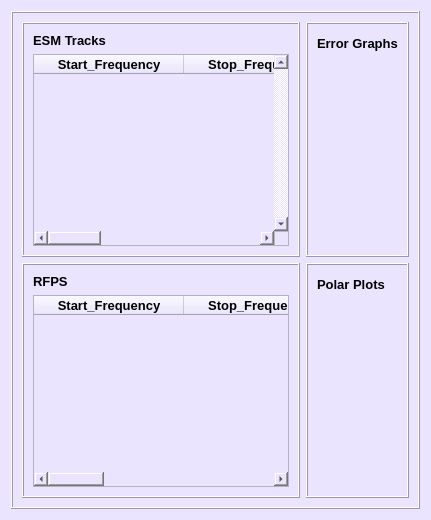
         <widget class="QWidget" name="Network_Graphs">
          <property name="styleSheet">
           <string notr="true">background-color: rgb(234, 228, 255);</string>
          </property>
          <layout class="QGridLayout" name="gridLayout_115">
           <item row="0" column="0">
            <widget class="QFrame" name="Net_mainframe">
             <property name="maximumSize">
              <size>
               <width>16777215</width>
               <height>16777215</height>
              </size>
             </property>
             <property name="frameShape">
              <enum>QFrame::Box</enum>
             </property>
             <property name="frameShadow">
              <enum>QFrame::Raised</enum>
             </property>
             <layout class="QGridLayout" name="gridLayout_110">
              <item row="0" column="0">
               <layout class="QVBoxLayout" name="verticalLayout_9">
                <item>
                 <widget class="QFrame" name="frame_NET_ESMTracks">
                  <property name="frameShape">
                   <enum>QFrame::Box</enum>
                  </property>
                  <property name="frameShadow">
                   <enum>QFrame::Raised</enum>
                  </property>
                  <layout class="QGridLayout" name="gridLayout_111">
                   <item row="1" column="0">
                    <widget class="QTableWidget" name="Network_ESMTable">
                     <property name="enabled">
                      <bool>true</bool>
                     </property>
                     <property name="sizePolicy">
                      <sizepolicy hsizetype="Expanding" vsizetype="Expanding">
                       <horstretch>0</horstretch>
                       <verstretch>0</verstretch>
                      </sizepolicy>
                     </property>
                     <property name="maximumSize">
                      <size>
                       <width>1677725</width>
                       <height>16777215</height>
                      </size>
                     </property>
                     <property name="font">
                      <font>
                       <family>Arial</family>
                       <pointsize>10</pointsize>
                      </font>
                     </property>
                     <property name="verticalScrollBarPolicy">
                      <enum>Qt::ScrollBarAlwaysOn</enum>
                     </property>
                     <property name="showDropIndicator" stdset="0">
                      <bool>true</bool>
                     </property>
                     <property name="iconSize">
                      <size>
                       <width>0</width>
                       <height>0</height>
                      </size>
                     </property>
                     <property name="showGrid">
                      <bool>false</bool>
                     </property>
                     <property name="gridStyle">
                      <enum>Qt::SolidLine</enum>
                     </property>
                     <property name="sortingEnabled">
                      <bool>false</bool>
                     </property>
                     <property name="rowCount">
                      <number>0</number>
                     </property>
                     <attribute name="horizontalHeaderCascadingSectionResizes">
                      <bool>false</bool>
                     </attribute>
                     <attribute name="horizontalHeaderDefaultSectionSize">
                      <number>150</number>
                     </attribute>
                     <attribute name="horizontalHeaderHighlightSections">
                      <bool>true</bool>
                     </attribute>
                     <attribute name="horizontalHeaderShowSortIndicator" stdset="0">
                      <bool>false</bool>
                     </attribute>
                     <attribute name="verticalHeaderDefaultSectionSize">
                      <number>100</number>
                     </attribute>
                     <attribute name="verticalHeaderStretchLastSection">
                      <bool>true</bool>
                     </attribute>
                     <column>
                      <property name="text">
                       <string>Start_Frequency</string>
                      </property>
                      <property name="font">
                       <font>
                        <pointsize>10</pointsize>
                        <weight>75</weight>
                        <bold>true</bold>
                       </font>
                      </property>
                     </column>
                     <column>
                      <property name="text">
                       <string>Stop_Frequency</string>
                      </property>
                      <property name="font">
                       <font>
                        <pointsize>10</pointsize>
                        <weight>75</weight>
                        <bold>true</bold>
                       </font>
                      </property>
                     </column>
                     <column>
                      <property name="text">
                       <string>Measured_Frequency</string>
                      </property>
                      <property name="font">
                       <font>
                        <pointsize>10</pointsize>
                        <weight>75</weight>
                        <bold>true</bold>
                       </font>
                      </property>
                     </column>
                     <column>
                      <property name="text">
                       <string>Error</string>
                      </property>
                      <property name="font">
                       <font>
                        <pointsize>10</pointsize>
                        <weight>75</weight>
                        <bold>true</bold>
                       </font>
                      </property>
                     </column>
                    </widget>
                   </item>
                   <item row="0" column="0">
                    <widget class="QLabel" name="label_29">
                     <property name="font">
                      <font>
                       <family>Arial</family>
                       <pointsize>10</pointsize>
                       <weight>75</weight>
                       <bold>true</bold>
                      </font>
                     </property>
                     <property name="text">
                      <string>ESM Tracks</string>
                     </property>
                    </widget>
                   </item>
                  </layout>
                 </widget>
                </item>
                <item>
                 <widget class="QFrame" name="frame_NET_RFPS">
                  <property name="frameShape">
                   <enum>QFrame::Box</enum>
                  </property>
                  <property name="frameShadow">
                   <enum>QFrame::Raised</enum>
                  </property>
                  <layout class="QGridLayout" name="gridLayout_112">
                   <item row="0" column="0">
                    <widget class="QLabel" name="label_36">
                     <property name="font">
                      <font>
                       <family>Arial</family>
                       <pointsize>10</pointsize>
                       <weight>75</weight>
                       <bold>true</bold>
                      </font>
                     </property>
                     <property name="text">
                      <string>RFPS</string>
                     </property>
                    </widget>
                   </item>
                   <item row="1" column="0">
                    <widget class="QTableWidget" name="Network_RFPSTable">
                     <property name="font">
                      <font>
                       <family>Arial</family>
                       <pointsize>10</pointsize>
                      </font>
                     </property>
                     <attribute name="horizontalHeaderDefaultSectionSize">
                      <number>150</number>
                     </attribute>
                     <column>
                      <property name="text">
                       <string>Start_Frequency</string>
                      </property>
                      <property name="font">
                       <font>
                        <family>Arial</family>
                        <pointsize>10</pointsize>
                        <weight>75</weight>
                        <bold>true</bold>
                       </font>
                      </property>
                     </column>
                     <column>
                      <property name="text">
                       <string>Stop_Frequency</string>
                      </property>
                      <property name="font">
                       <font>
                        <family>Arial</family>
                        <pointsize>10</pointsize>
                        <weight>75</weight>
                        <bold>true</bold>
                       </font>
                      </property>
                     </column>
                     <column>
                      <property name="text">
                       <string>Measured_Frequency</string>
                      </property>
                      <property name="font">
                       <font>
                        <family>Arial</family>
                        <pointsize>10</pointsize>
                        <weight>75</weight>
                        <bold>true</bold>
                       </font>
                      </property>
                     </column>
                     <column>
                      <property name="text">
                       <string>Error</string>
                      </property>
                      <property name="font">
                       <font>
                        <family>Arial</family>
                        <pointsize>10</pointsize>
                        <weight>75</weight>
                        <bold>true</bold>
                       </font>
                      </property>
                     </column>
                    </widget>
                   </item>
                  </layout>
                 </widget>
                </item>
               </layout>
              </item>
              <item row="0" column="1">
               <layout class="QVBoxLayout" name="verticalLayout_10">
                <item>
                 <widget class="QFrame" name="frame_NET_ErrorGraphs">
                  <property name="frameShape">
                   <enum>QFrame::Box</enum>
                  </property>
                  <property name="frameShadow">
                   <enum>QFrame::Raised</enum>
                  </property>
                  <layout class="QGridLayout" name="gridLayout_113">
                   <item row="1" column="0">
                    <widget class="GraphicsLayoutWidget" name="Network_ErrorGraph" native="true"/>
                   </item>
                   <item row="0" column="0">
                    <widget class="QLabel" name="label_38">
                     <property name="maximumSize">
                      <size>
                       <width>16777215</width>
                       <height>20</height>
                      </size>
                     </property>
                     <property name="font">
                      <font>
                       <family>Arial</family>
                       <pointsize>10</pointsize>
                       <weight>75</weight>
                       <bold>true</bold>
                      </font>
                     </property>
                     <property name="text">
                      <string>Error Graphs</string>
                     </property>
                    </widget>
                   </item>
                  </layout>
                 </widget>
                </item>
                <item>
                 <widget class="QFrame" name="frame_NET_PolarPlot">
                  <property name="frameShape">
                   <enum>QFrame::Box</enum>
                  </property>
                  <property name="frameShadow">
                   <enum>QFrame::Raised</enum>
                  </property>
                  <layout class="QGridLayout" name="gridLayout_114">
                   <item row="1" column="0">
                    <widget class="GraphicsLayoutWidget" name="Network_PolarPlot" native="true"/>
                   </item>
                   <item row="0" column="0">
                    <widget class="QLabel" name="label_37">
                     <property name="maximumSize">
                      <size>
                       <width>16777215</width>
                       <height>20</height>
                      </size>
                     </property>
                     <property name="font">
                      <font>
                       <family>Arial</family>
                       <pointsize>10</pointsize>
                       <weight>75</weight>
                       <bold>true</bold>
                      </font>
                     </property>
                     <property name="text">
                      <string>Polar Plots</string>
                     </property>
                    </widget>
                   </item>
                  </layout>
                 </widget>
                </item>
               </layout>
              </item>
             </layout>
            </widget>
           </item>
          </layout>
         </widget>
